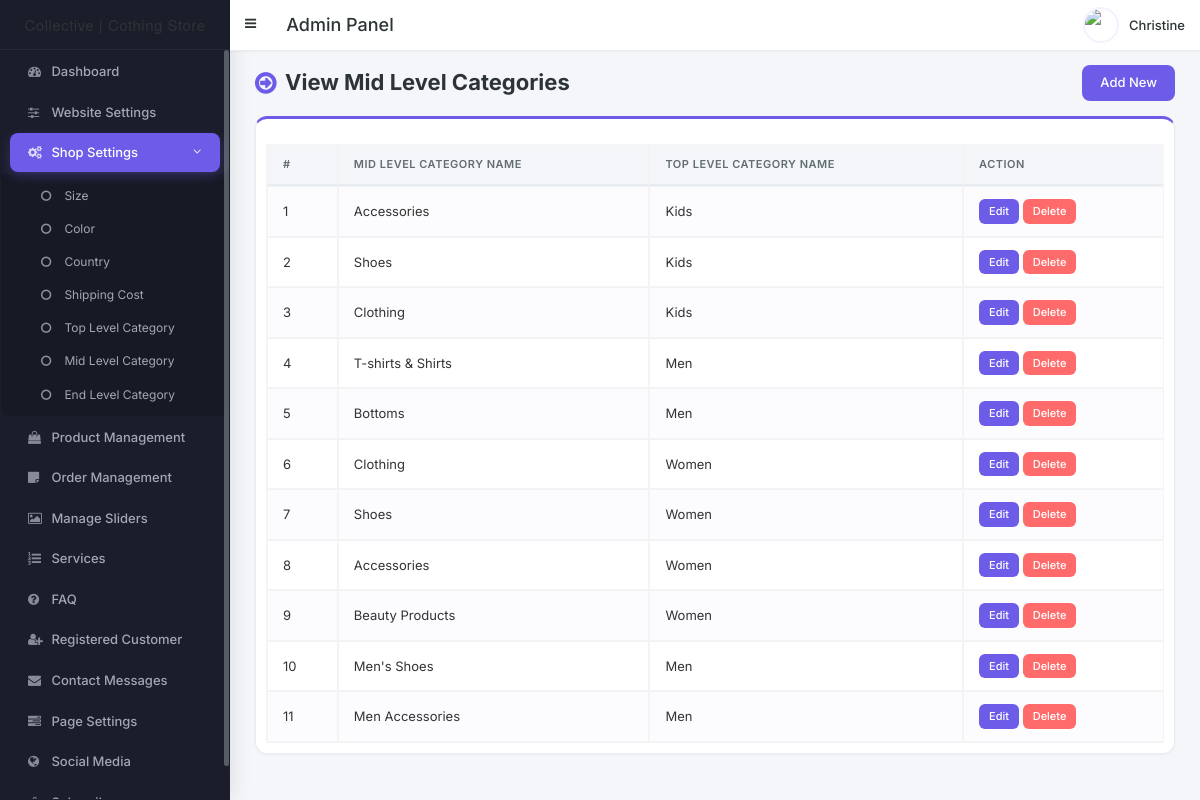
The app's page /admin/mid-category.php (signed in), older data.
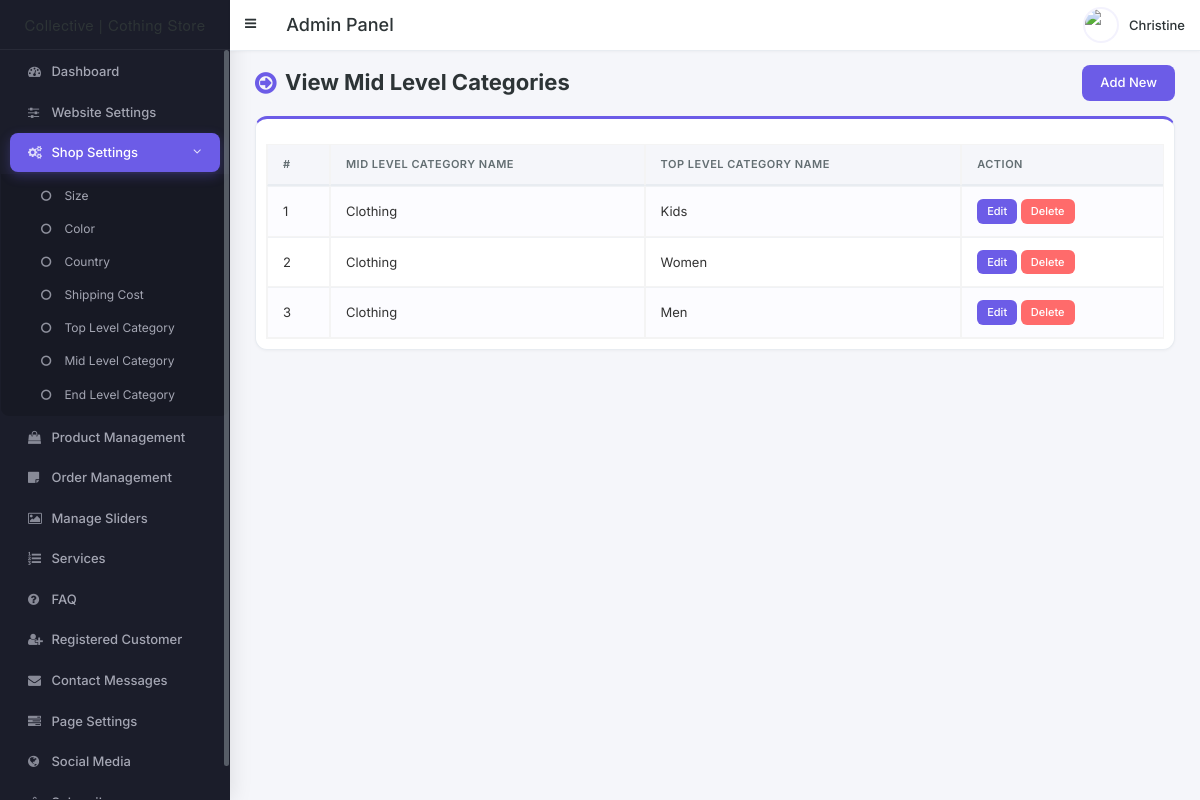
The same page, newer data.
### tables this page shows
CREATE TABLE `tbl_mid_category` (
  `mcat_id` int(11) NOT NULL,
  `mcat_name` varchar(255) NOT NULL,
  `tcat_id` int(11) NOT NULL
);

CREATE TABLE `tbl_top_category` (
  `tcat_id` int(11) NOT NULL,
  `tcat_name` varchar(255) NOT NULL,
  `show_on_menu` int(1) NOT NULL
);

### admin/mid-category.php (the view, shortened to what this page needs)
<?php require_once('header.php'); ?>
<section class="content-header">
	<div class="content-header-left">
		<h1>View Mid Level Categories</h1>
	</div>
	<div class="content-header-right">
		<a href="mid-category-add.php" class="btn btn-primary btn-sm">Add New</a>
	</div>
</section>
<section class="content">
  <div class="row">
    <div class="col-md-12">
      <div class="box box-info">
        <div class="box-body table-responsive">
          <table id="example1" class="table table-bordered table-hover table-striped">
			<thead>
			    <tr>
			        <th>#</th>
			        <th>Mid Level Category Name</th>
                    <th>Top Level Category Name</th>
			        <th>Action</th>
			    </tr>
			</thead>
            <tbody>
            	<?php
            	$i=0;
            	$statement = $pdo->prepare("SELECT *
                                    FROM tbl_mid_category t1
                                    JOIN tbl_top_category t2
                                    ON t1.tcat_id = t2.tcat_id
                                    ORDER BY t1.mcat_id DESC");
            	$statement->execute();
            	$result = $statement->fetchAll(PDO::FETCH_ASSOC);
            	foreach ($result as $row) {
            		$i++;
            		?>
					<tr>
	                    <td><?php echo $i; ?></td>
	                    <td><?php echo $row['mcat_name']; ?></td>
                        <td><?php echo $row['tcat_name']; ?></td>
	                    <td>
	                        <a href="mid-category-edit.php?id=<?php echo $row['mcat_id']; ?>" class="btn btn-primary btn-xs">Edit</a>
	                        <a href="#" class="btn btn-danger btn-xs" data-href="mid-category-delete.php?id=<?php echo $row['mcat_id']; ?>" data-toggle="modal" data-target="#confirm-delete">Delete</a>
	                    </td>
	                </tr>
            		<?php
            	}
            	?>
            </tbody>
          </table>
        </div>
      </div>
</section>
<?php require_once('footer.php'); ?>

Row changes from the older to the newer data that the page shows:
removed tbl_mid_category: mcat_name "Accessories", tcat.tcat_name "Kids"
removed tbl_mid_category: mcat_name "Shoes", tcat.tcat_name "Kids"
removed tbl_mid_category: mcat_name "T-shirts & Shirts", tcat.tcat_name "Men"
removed tbl_mid_category: mcat_name "Bottoms", tcat.tcat_name "Men"
removed tbl_mid_category: mcat_name "Shoes", tcat.tcat_name "Women"
removed tbl_mid_category: mcat_name "Accessories", tcat.tcat_name "Women"
removed tbl_mid_category: mcat_name "Beauty Products", tcat.tcat_name "Women"
removed tbl_mid_category: mcat_name "Men's Shoes", tcat.tcat_name "Men"
changed tbl_mid_category "Men": mcat_name "Men Accessories" → "Clothing"
